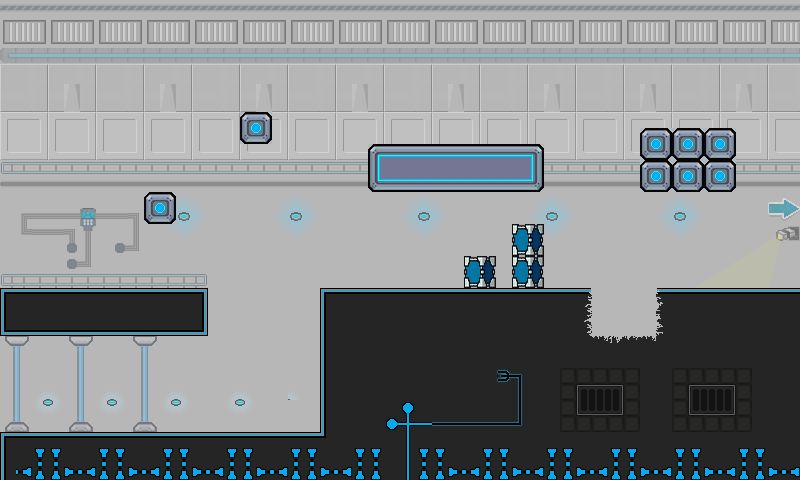

This game map was drawn from its Tiled (.tmx) file and the tilesets committed beside it. A one-line description and the trimmed map source follow:
An orthogonal 50x30 tile map with 16x16 px tiles, 1 tile layer (Tile Layer 1).

<map version="1.0" orientation="orthogonal" renderorder="right-down" width="50" height="30" tilewidth="16" tileheight="16">
 <tileset firstgid="1" source="main.tsx" />
 <layer name="Tile Layer 1" width="50" height="30">
  <data>[1500 cells, 1500 non-empty, 161 distinct tile ids]</data>
 </layer>
</map>
